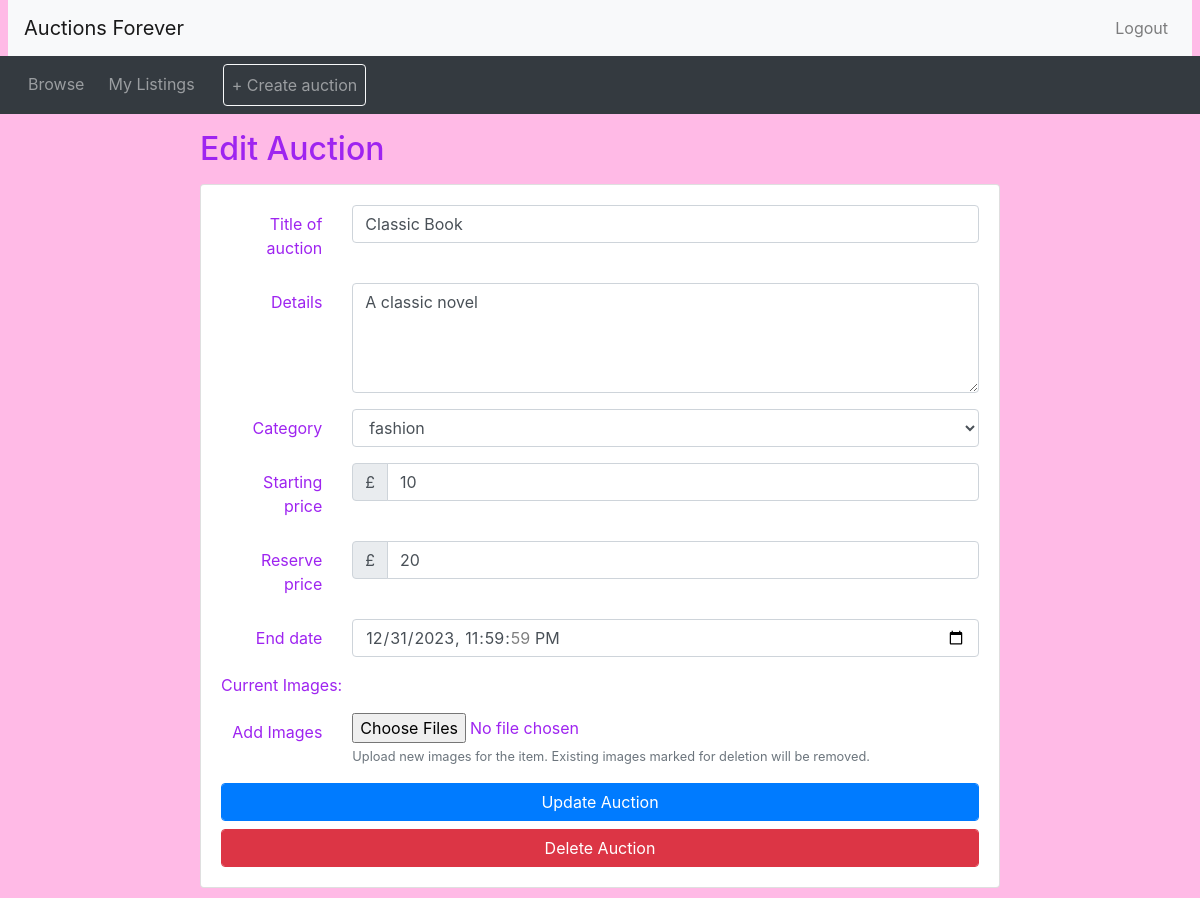
Page /edit_auction.php?item_id=6 (signed in) on the committed database.
### tables this page shows
CREATE TABLE `AuctionItem` (
  `ItemAuctionID` int(4) NOT NULL AUTO_INCREMENT,
  `Title` text NOT NULL,
  `SellerID` int(4) NOT NULL,
  `CategoryID` int(4) NOT NULL,
  `Description` text NOT NULL,
  `StartingPrice` int(11) NOT NULL,
  `ReservePrice` int(11) NOT NULL,
  `EndDate` datetime NOT NULL,
  PRIMARY KEY (`ItemAuctionID`)
);

### edit_auction.php (the view, shortened to what this page needs)
<?php include_once("header.php")?>
<?php
  include 'db_connect.php';
  $itemAuctionID = isset($_GET['item_id']) ? intval($_GET['item_id']) : null;
  $stmt = $connection->prepare("SELECT * FROM AuctionItem WHERE ItemAuctionID = ?");
  $stmt->bind_param("i", $itemAuctionID);
  $stmt->execute();
  $result = $stmt->get_result();
  if ($result->num_rows > 0) {
    $row = $result->fetch_assoc();
    $auctionTitle = $row['Title'];
    $auctionDetails = $row['Description'];
    $auctionCategoryID = $row['CategoryID'];
    $auctionStartPrice = $row['StartingPrice'];
    $auctionReservePrice = $row['ReservePrice'];
    $auctionEndDate = $row['EndDate'];
  } else {
    echo "Auction item not found.";
    exit;
  }
  $categoryQuery = "SELECT * FROM Categories";
  $categoryResult = $connection->query($categoryQuery);
  $categories = $categoryResult->fetch_all(MYSQLI_ASSOC);
?>
<div class="container">
  <div style="max-width: 800px; margin: 10px auto">
    <h2 class="my-3">Edit Auction</h2>
    <div class="card">
      <div class="card-body">
        <form method="post" action="edit_auction_result.php" id="editAuctionForm" enctype="multipart/form-data">
          <div class="form-group row">
            <label for="auctionTitle" class="col-sm-2 col-form-label text-right">Title of auction</label>
            <div class="col-sm-10">
              <input type="text" class="form-control" id="auctionTitle" name="auctionTitle" value="<?php echo htmlspecialchars($auctionTitle); ?>">
            </div>
          </div>
          <div class="form-group row">
            <label for="auctionDetails" class="col-sm-2 col-form-label text-right">Details</label>
            <div class="col-sm-10">
              <textarea class="form-control" id="auctionDetails" name="auctionDetails" rows="4"><?php echo htmlspecialchars($auctionDetails); ?></textarea>
            </div>
          </div>
          <div class="form-group row">
            <label for="auctionCategory" class="col-sm-2 col-form-label text-right">Category</label>
            <div class="col-sm-10">
              <select class="form-control" id="auctionCategory" name="auctionCategory">
                <?php
                foreach ($categories as $category) {
                  $selected = ($category['CategoryID'] == $auctionCategoryID) ? 'selected' : '';
                  echo "<option value='" . $category['CategoryID'] . "' $selected>" . htmlspecialchars($category['CategoryName']) . "</option>";
                }
                ?>
              </select>
            </div>
          </div>
          <div class="form-group row">
            <label for="auctionStartPrice" class="col-sm-2 col-form-label text-right">Starting price</label>
            <div class="col-sm-10">
              <div class="input-group">
                <div class="input-group-prepend">
                  <span class="input-group-text">£</span>
                </div>
                <input type="number" class="form-control" id="auctionStartPrice" name="auctionStartPrice" value="<?php echo htmlspecialchars($auctionStartPrice); ?>">
              </div>
            </div>
          </div>
          <div class="form-group row">
            <label for="auctionReservePrice" class="col-sm-2 col-form-label text-right">Reserve price</label>
            <div class="col-sm-10">
              <div class="input-group">
                <div class="input-group-prepend">
                  <span class="input-group-text">£</span>
                </div>
                <input type="number" class="form-control" id="auctionReservePrice" name="auctionReservePrice" value="<?php echo htmlspecialchars($auctionReservePrice); ?>">
              </div>
            </div>
          </div>
          <div class="form-group row">
            <label for="auctionEndDate" class="col-sm-2 col-form-label text-right">End date</label>
            <div class="col-sm-10">
              <input type="datetime-local" class="form-control" id="auctionEndDate" name="auctionEndDate" value="<?php echo htmlspecialchars(str_replace(' ', 'T', $auctionEndDate)); ?>">
            </div>
          </div>
          <div class='current-images'>
            <p>Current Images:</p>
          </div>
          <div class="form-group row">
            <label for="auctionImages" class="col-sm-2 col-form-label text-right">Add Images</label>
            <div class="col-sm-10">
              <input type="file" class="form-control-file" id="auctionImages" name="auctionImages[]" multiple>
              <small class="form-text text-muted">Upload new images for the item. Existing images marked for deletion will be removed.</small>
            </div>
          </div>
          <button type="submit" class="btn btn-primary form-control">Update Auction</button>
          <button type="button" class="btn btn-danger form-control mt-2" onclick="confirmDeletion(<?php echo $itemAuctionID; ?>)">Delete Auction</button>
        </form>
      </div>
    </div>
  </div>
</div>
<?php include_once("footer.php")?>

### css/custom.css (style rules this page uses)
body, body * { color: rgb(158, 36, 240); }
body { color: rgb(255, 186, 230); background-color: rgb(255, 186, 230); }

### header.php (style rules this page uses)
body, body * { color: rgb(158, 36, 240); }
body { color: rgb(255, 186, 230); background-color: rgb(255, 186, 230); }

### rows in the picture
auctionitem: auctionTitle "Classic Book", auctionDetails "A classic novel", auctionStartPrice "10", auctionReservePrice "20", auctionEndDate "12/31/2023 23:59:59"

### other values in the picture
form field auctionCategory "fashion"
